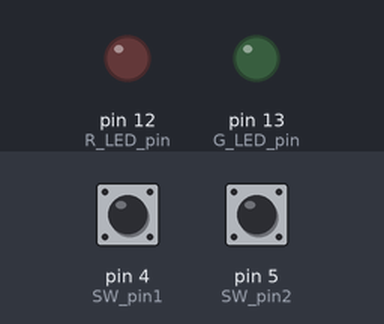
Bench run of a sketch on a simulated Arduino Uno, built with avr-gcc and run on an emulated ATmega328P. Shown: output pins drawn as LEDs (lit = HIGH). Inputs (shaded band) come from the test bench; at power-on: pin 4 (SW_pin1) HIGH, pin 5 (SW_pin2) HIGH.

Above: at 1.2 s.
1.3 s: pin 4 (SW_pin1) pulled LOW for 0.15 s
At 1.37 s:
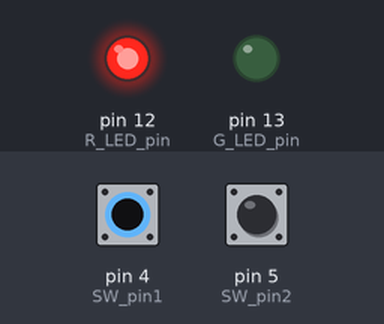
2.9 s: pin 5 (SW_pin2) pulled LOW for 0.15 s
At 2.97 s:
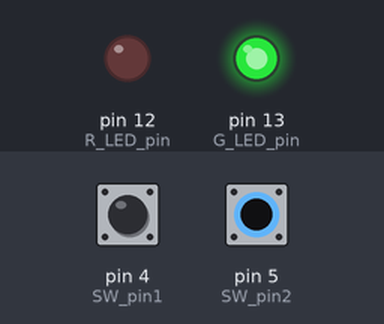
4.5 s: pin 5 (SW_pin2) pulled LOW for 3.2 s
At 8.2 s:
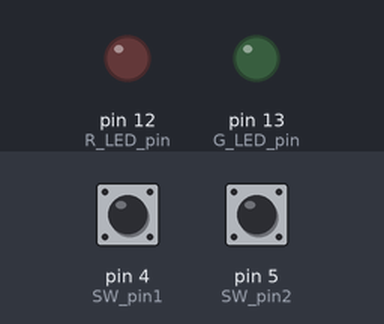
9.2 s: pin 4 (SW_pin1) pulled LOW for 3.2 s
At 10.6 s:
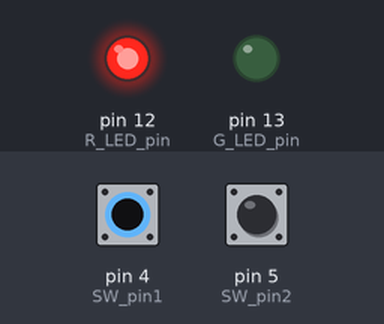
13.9 s: pin 4 (SW_pin1) driven LOW and pin 5 (SW_pin2) driven LOW
At 14.2 s:
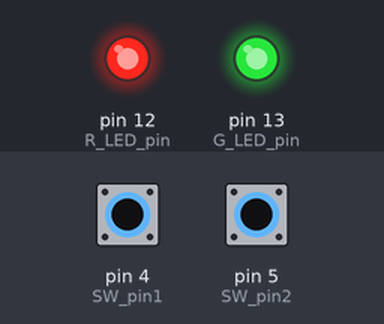
Timing chart, 0 to 16.4 s (numbered marks = the images above; inputs shaded):
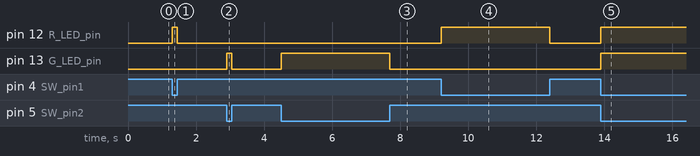

The sketch:

_4-2.ino
```cpp
/*
    District P
    아두이노 코딩#4-2
    스위치 점등회로2 코드
*/

int R_LED_pin = 12;
int G_LED_pin = 13;
int SW_pin1 = 4;
int SW_pin2 = 5;

void setup() {
    pinMode(R_LED_pin, OUTPUT);
    pinMode(G_LED_pin, OUTPUT);
    pinMode(SW_pin1, INPUT_PULLUP);
    pinMode(SW_pin2, INPUT_PULLUP);
}

void loop() {
    if ((digitalRead(SW_pin1) == LOW) && (digitalRead(SW_pin2) == LOW)){
        digitalWrite(R_LED_pin, HIGH);
        digitalWrite(G_LED_pin, HIGH);
    } else if (digitalRead(SW_pin1) == LOW) {
        digitalWrite(R_LED_pin, HIGH);
        digitalWrite(G_LED_pin, LOW);
    } else if (digitalRead(SW_pin2) == LOW) {
        digitalWrite(R_LED_pin, LOW);
        digitalWrite(G_LED_pin, HIGH);
    } else {
        digitalWrite(R_LED_pin, LOW);
        digitalWrite(G_LED_pin, LOW);
    }
}
```

Measured:
- after the input at 1.3 s, pin 12 (R_LED_pin): LOW → HIGH at once, → LOW 0.15 s later
- after the input at 2.9 s, pin 13 (G_LED_pin): LOW → HIGH at once, → LOW 0.15 s later
- after the input at 4.5 s, pin 13 (G_LED_pin): LOW → HIGH at once, → LOW 3.2 s later
- after the input at 9.2 s, pin 12 (R_LED_pin): LOW → HIGH at once, → LOW 3.2 s later
- after the input at 13.9 s, pin 12 (R_LED_pin), pin 13 (G_LED_pin): LOW → HIGH at once
